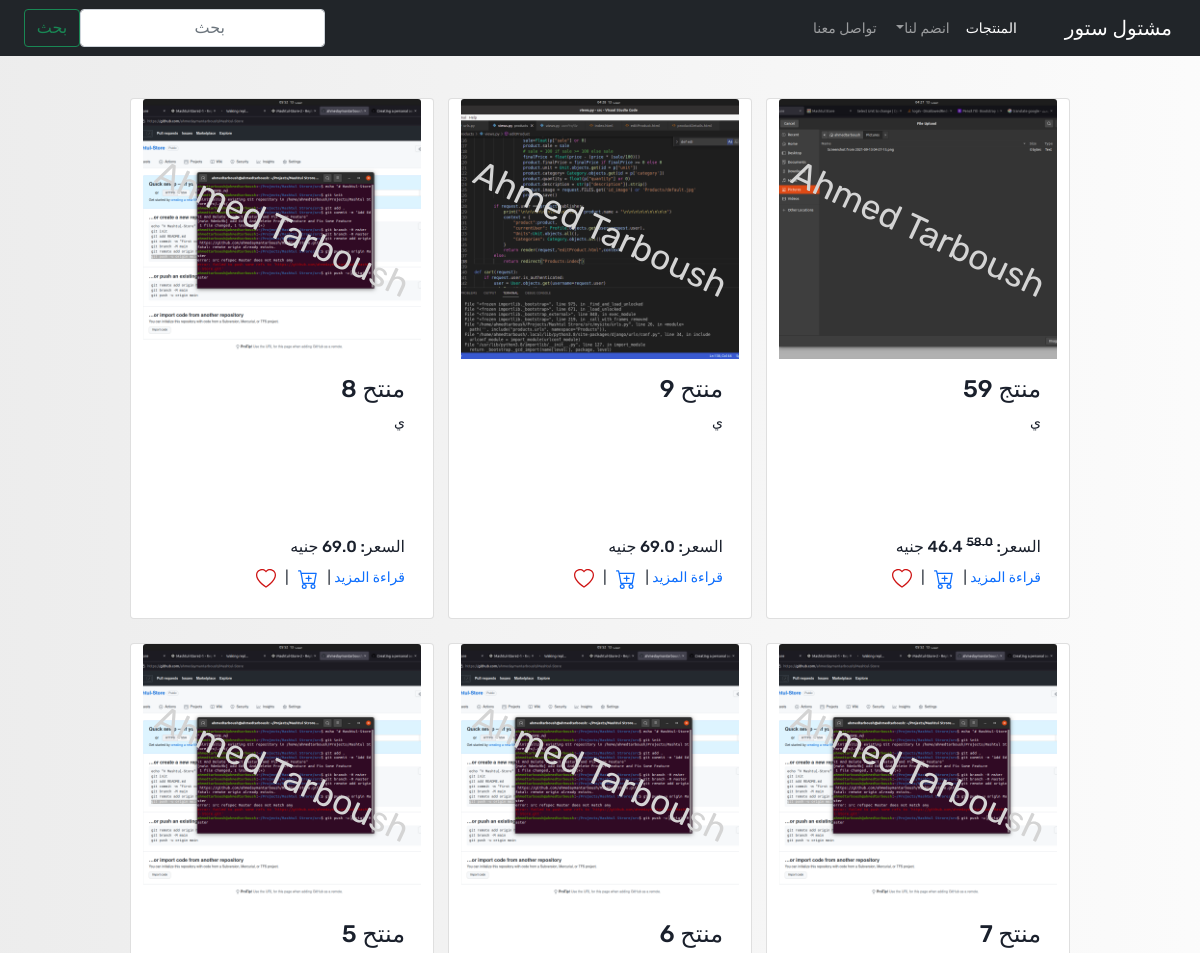
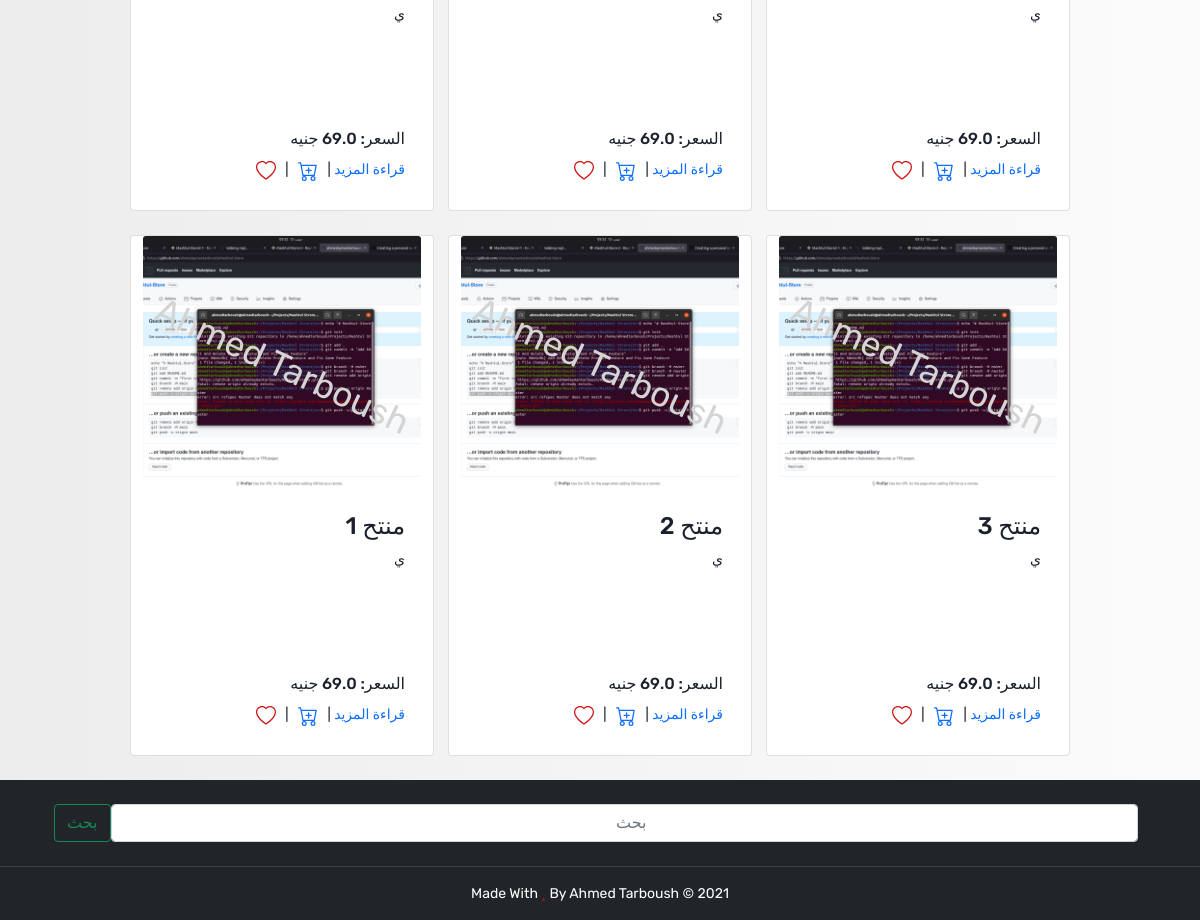
The page / on the database its author committed (2 pictures, top to bottom).
### products/models.py (models this page shows, shortened)
class Product(models.Model):
    order_key = models.IntegerField(unique=True)
    name = models.CharField(max_length=100)
    description = models.TextField()
    price = models.FloatField(default=0)
    finalPrice = models.FloatField(default=0)
    sale = models.FloatField(default=0)
    quantity = models.FloatField(default=0)
    sold = models.FloatField(default=0)
    unit = models.ForeignKey("Unit", on_delete=models.CASCADE, related_name='unit',default=0)
    category = models.ForeignKey(Category, on_delete=models.CASCADE, related_name='category',default=0)
    rate = models.FloatField(default=0)
    raters = models.ManyToManyField(User, blank=True)
    publisher = models.ForeignKey(User, on_delete=models.CASCADE, related_name='publisher')
    publishedAt = models.DateField(default=timezone.now )
    image = models.ImageField(upload_to=uploadTo, default="/Products/default.jpg")
    isPremium = models.BooleanField(default=False)
    class Meta:
        verbose_name = ("Product")
        verbose_name_plural = ("Products")

### products/views.py (the view)
# urls.py: path("" , index ,name="index" ),
def index(request):
    if request.user.is_authenticated:
        user = User.objects.get(username=request.user)
        makeEvent(request)
        currentUser = Profile.objects.get(user = user)
    else:
        if request.method == "POST":
            return redirect("UserProfile:signin")
        else:
            currentUser = None
    products = Product.objects.all()
    if 'search' in request.GET:
        if request.GET['search']:
            if Product.objects.filter(name__icontains=request.GET['search']).exists():
                products = Product.objects.filter(name__icontains=request.GET['search'])
            else:
                products = Product.objects.filter(name__icontains=request.GET['search'])
        else:
            products = Product.objects.all()
    else:
        products = Product.objects.all()
    context = {
        "products": products.order_by("-order_key"),
        "currentUser": currentUser,
    }
    return render(request, "index.html" , context)

### products/templates/index.html (shortened to what this page needs)
{% extends "base.html" %} {% load static %} {% block content %}
<div class="container">
    <br><br>
    <div class="row justify-content-center">
        {% for product in products %}
        <form method="post" id="frm{{product.id}}" class="card product mb-4 col-lg-3">
            <div style="background-image: url({{ product.image.url }});" data-auther="{{ product.publisher.first_name }} {{ product.publisher.last_name }}" class="productImage card-img-top">
            </div>
            <div class="card-body" style="height: 150px;overflow: hidden;text-overflow: ellipsis;">
                <h4 class="card-title" dir="auto">{{product.name}}</h4>
                <p class="card-text description" dir="auto">{{product.description}}</p>
            </div>
            <div class="card-body" style="bottom: 5px;">
                {% if product.finalPrice %}
                <h6 style="margin-bottom: 10px;">السعر:
                {% if product.sale %}
                    <del><sup>{{ product.price }}</sup></del>
                {% endif %}
                    {{ product.finalPrice }}
                    جنيه
                </h6>
                {% else %}
                      <h4 style="margin-bottom: 10px;">مجانًا</h4>
                {% endif %}
                <div>
                    <a href="{% url 'products:productDetails' product.id %}" class="moreDetails card-link">قراءة المزيد</a> |
                {% if user != product.publisher %}
                    <button type="submit" onclick="clickedElement = 'addToCart';" id="addToCart" name="addToCart" href="#" class="frmBtn card-link">
                    </button> |
                    <button type="submit" onclick="clickedElement = 'love';" id="love" name="love" href="#" class="love frmBtn card-link">
                    </button>
                {% endif %}
                </div>
            </div>
        </form>
        {% endfor %}
    </div>
</div>
{% endblock content %}

### static/style/style.css (style rules this page uses)
* { -webkit-font-smoothing: antialiased; -webkit-text-shadow: rgba(0, 0, 0, .01) 0 0 1px; text-shadow: rgba(0, 0, 0, .01) 0 0 1px }
body { font-family: 'Rubik', sans-serif; font-size: 14px; font-weight: 400; background: #fff; color: #000000; }
body { color: #1a202c; background: linear-gradient(to right, #cccccc5c, #e5e5e526); }
.frmBtn { margin-left: 0 !important; background: none; border: none; outline: none; color: #0d6efd }
.moreDetails { text-decoration: none; }
.love { color: #ce1414; }
.product { height: 521px !important; width: 19rem !important; margin: 0 7px 7px; }
.description { max-height: 95px; overflow: hidden; text-overflow: unset; }
.productImage { height: 260px; display: flex; justify-content: center; align-items: center; background-size: cover !important; background-position: center !important; }
.productImage::after { content: attr(data-auther); color: rgb(212, 212, 212); font-size: 35px; text-transform: capitalize; transform: rotate(25deg); text-align: center; }

### rows shown on the page
Product: image (picture), name "منتج 59", description "ي", price "58.0"
Product: image (picture), name "منتح 9", description "ي", finalPrice "69.0"
Product: image (picture), name "منتح 8", description "ي", finalPrice "69.0"
Product: image (picture), name "منتح 7", description "ي", finalPrice "69.0"
Product: image (picture), name "منتح 6", description "ي", finalPrice "69.0"
Product: image (picture), name "منتح 5", description "ي", finalPrice "69.0"
Product: image (picture), name "منتح 3", description "ي", finalPrice "69.0"
Product: image (picture), name "منتح 2", description "ي", finalPrice "69.0"
Product: image (picture), name "منتح 1", description "ي", finalPrice "69.0"
